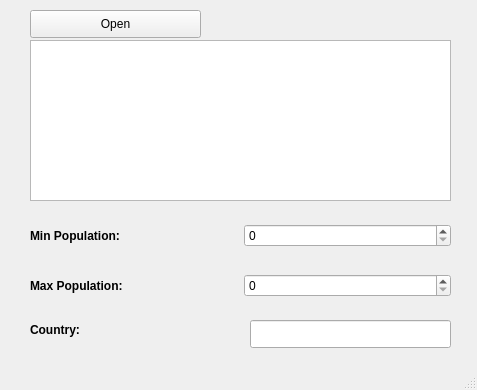
<?xml version="1.0" encoding="UTF-8"?>
<ui version="4.0">
 <class>MainWindow</class>
 <widget class="QMainWindow" name="MainWindow">
  <property name="geometry">
   <rect>
    <x>0</x>
    <y>0</y>
    <width>477</width>
    <height>390</height>
   </rect>
  </property>
  <property name="windowTitle">
   <string>MainWindow</string>
  </property>
  <widget class="QWidget" name="centralwidget">
   <widget class="QTableView" name="tableView">
    <property name="geometry">
     <rect>
      <x>30</x>
      <y>40</y>
      <width>421</width>
      <height>161</height>
     </rect>
    </property>
   </widget>
   <widget class="QPushButton" name="pushButton_2">
    <property name="geometry">
     <rect>
      <x>30</x>
      <y>10</y>
      <width>171</width>
      <height>28</height>
     </rect>
    </property>
    <property name="text">
     <string>Open</string>
    </property>
   </widget>
   <widget class="QLabel" name="label_3">
    <property name="geometry">
     <rect>
      <x>30</x>
      <y>320</y>
      <width>211</width>
      <height>20</height>
     </rect>
    </property>
    <property name="font">
     <font>
      <weight>75</weight>
      <bold>true</bold>
     </font>
    </property>
    <property name="text">
     <string>Country:</string>
    </property>
   </widget>
   <widget class="QLineEdit" name="lineEdit">
    <property name="geometry">
     <rect>
      <x>250</x>
      <y>320</y>
      <width>201</width>
      <height>28</height>
     </rect>
    </property>
   </widget>
   <widget class="QWidget" name="layoutWidget">
    <property name="geometry">
     <rect>
      <x>30</x>
      <y>220</y>
      <width>421</width>
      <height>31</height>
     </rect>
    </property>
    <layout class="QHBoxLayout" name="horizontalLayout">
     <item>
      <widget class="QLabel" name="label">
       <property name="font">
        <font>
         <weight>75</weight>
         <bold>true</bold>
        </font>
       </property>
       <property name="text">
        <string>Min Population:</string>
       </property>
      </widget>
     </item>
     <item>
      <widget class="QSpinBox" name="spinBox"/>
     </item>
    </layout>
   </widget>
   <widget class="QWidget" name="layoutWidget">
    <property name="geometry">
     <rect>
      <x>30</x>
      <y>270</y>
      <width>421</width>
      <height>31</height>
     </rect>
    </property>
    <layout class="QHBoxLayout" name="horizontalLayout_2">
     <item>
      <widget class="QLabel" name="label_2">
       <property name="font">
        <font>
         <weight>75</weight>
         <bold>true</bold>
        </font>
       </property>
       <property name="text">
        <string>Max Population:</string>
       </property>
      </widget>
     </item>
     <item>
      <widget class="QSpinBox" name="spinBox_2"/>
     </item>
    </layout>
   </widget>
  </widget>
  <widget class="QStatusBar" name="statusbar"/>
 </widget>
 <resources/>
 <connections/>
</ui>
